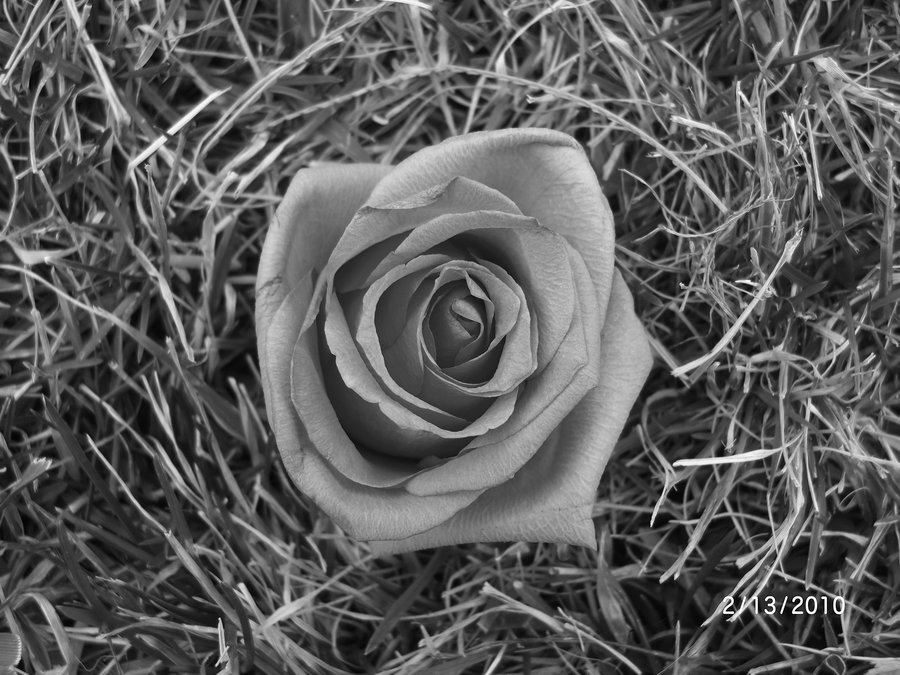
//> input picture task-breakdown-time/data/2 (10th copy).jpg, 900 x 675 px
$ ./Smoothing data/   (built with g++ and OpenCV 4)
//> lines starting //> are read from the running program, lines starting //| are printed output that depends on the picture
#include <stdio.h>
#include <omp.h>
#include <unistd.h>
#include <iostream>
#include <stdlib.h>
#include "opencv2/imgproc.hpp"
#include "opencv2/imgcodecs.hpp"
#include "opencv2/highgui.hpp"
#include <sys/timeb.h>
#include <string>

using namespace std;
using namespace cv;

/// Global Variables
int DELAY_CAPTION = 1500;
int DELAY_BLUR = 100;
int MAX_KERNEL_LENGTH = 31;


char window_name[] = "Smoothing Demo";

/// Function headers
int display_caption( const char* caption );
int display_dst( int delay, Mat image );
int smooth(Mat &src, Mat &dest);
double read_timer();

const int MAX = 255;
const int RED_VALUE = 0;
const int GREEN_VALUE = 1;
const int BLUE_VALUE = 2;
double read_time = 0;
double process_time = 0;
double write_time = 0;

int main( int argc, char ** argv ) {

    cout << " Basic Filter" << endl;
    string pathForFolder= "";
    if (argc < 2) {
        fprintf(stderr, "give a folder containing images for smoothing EX: \"../data\" \n");
        exit(1);
    } else {
        pathForFolder = argv[1];
    }

    cv::String path(pathForFolder+"/*.jpg");//path to files
    vector<cv::String> fn;//data strcuture for files

    Mat image;//declare matrices
    Mat new_image;

    glob(path, fn, true);//preload

    double elapsed_smooth = read_timer();//start timer

    int x,y,z;
#pragma omp parallel num_threads(8)
{
  for(int k=0; k<fn.size(); k++) {
    int thread_id = omp_get_thread_num();
    int num_threads = omp_get_num_threads();
    printf("me: %d  thread:  %d \n", thread_id, num_threads);

    double read_start = read_timer();
#pragma omp single
#pragma omp task depend (out:x)
{
    image = imread(fn[k]);
//> image is the input picture: 675 rows x 900 cols, CV_8UC3; min 0, max 255, mean 92
    if(image.empty()) cout << " file read error" << endl;
}
    double read_end = read_timer();
    read_time += (read_end-read_start);


#pragma omp single
{
    #pragma omp task depend(in:x) depend(out:y) //task2
    {
        new_image = Mat::zeros( image.size(), image.type() );
        double process_start = read_timer();
        for (int i = 1; i < MAX_KERNEL_LENGTH; i = i + 2){
            smooth(image, new_image);
            image = new_image;
        }
//> this loop made 15 passes
//> pass 3, `smooth(image, new_image);`:
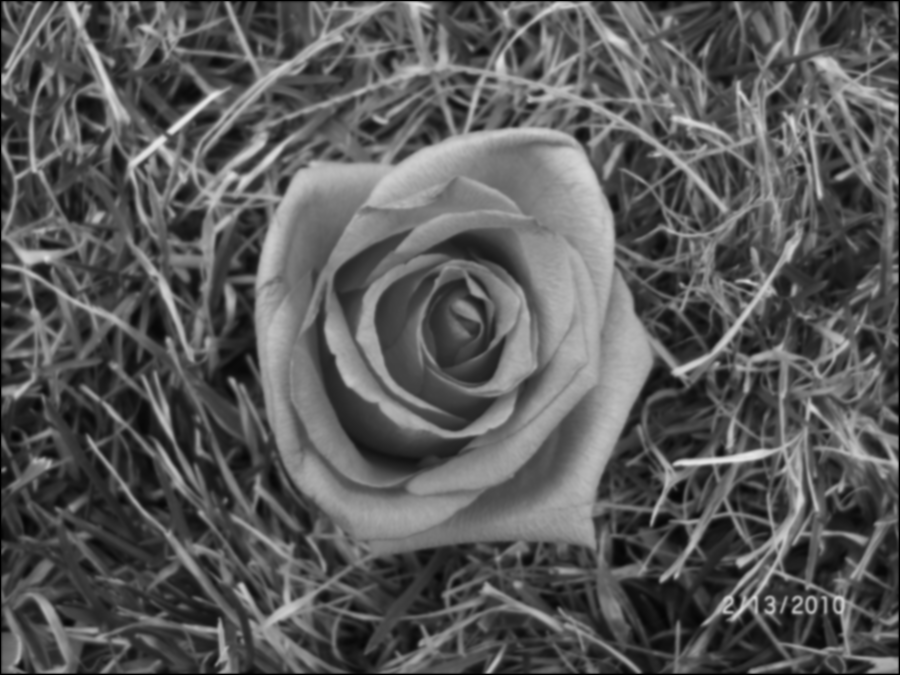
//> image: 675 rows x 900 cols, CV_8UC3; min 0, max 232, mean 89.4
//> after the loop:
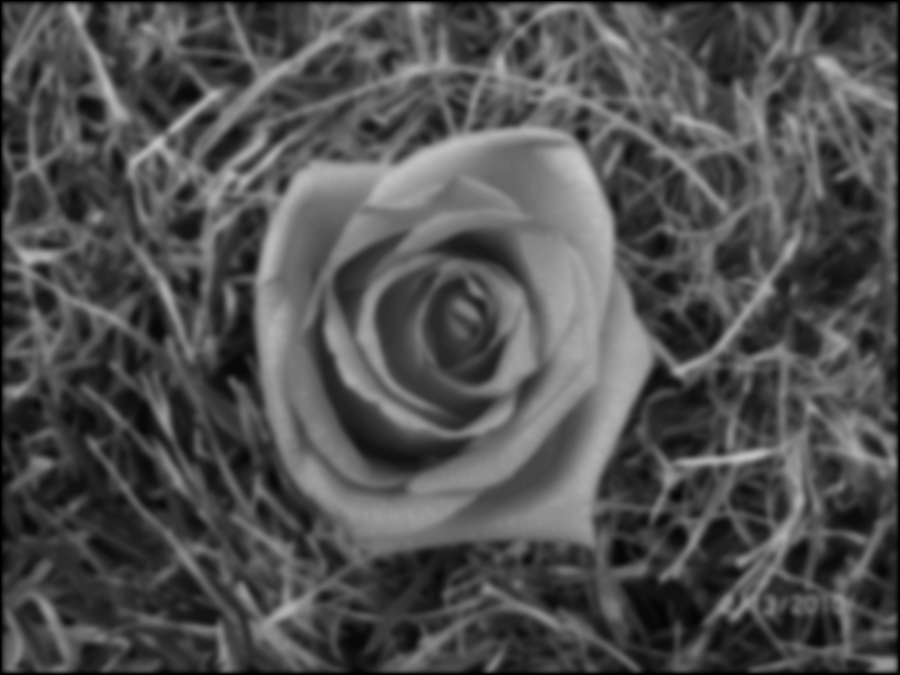
//> image: 675 rows x 900 cols, CV_8UC3; min 0, max 200, mean 79.9
        double process_end = read_timer();
        process_time += (process_end-process_start);
    }
}

    double write_start = read_timer();
#pragma omp single
{
    stringstream ss;//convert image number to string
    ss << k;
    imwrite("../output/" + ss.str() + "out.jpg", new_image);
}
    double write_end = read_timer();
    write_time += (write_end-write_start);
}

}
    elapsed_smooth  = (read_timer() - elapsed_smooth);//end timer


    printf("------------------------------------------------------------------------------------------------------\n");
    printf("Performance:\t\t\tRuntime (ms)\t MOPS \n");
    printf("------------------------------------------------------------------------------------------------------\n");
    printf("mm:\t\t\t\t%4f\t%4f\n",  elapsed_smooth * 1.0e3, (12)*(image.rows-1)*(image.cols-1)*(MAX_KERNEL_LENGTH/2) / (1.0e6 *  elapsed_smooth));
//| mm:				1734.999895	62.862644
    printf("read:\t\t\t\t%4f\t%4f\n",  read_time * 1.0e3, (12)*(image.rows-1)*(image.cols-1)*(MAX_KERNEL_LENGTH/2) / (1.0e6 *  read_time));
//| read:				26.000023	4194.868615
    printf("process:\t\t\t\t%4f\t%4f\n",  process_time * 1.0e3, (12)*(image.rows-1)*(image.cols-1)*(MAX_KERNEL_LENGTH/2) / (1.0e6 *  process_time));
//| process:				1539.999962	70.822521
    printf("write:\t\t\t\t%4f\t%4f\n",  write_time * 1.0e3, (12)*(image.rows-1)*(image.cols-1)*(MAX_KERNEL_LENGTH/2) / (1.0e6 *  write_time));
//| write:				98.000050	1112.924743
return 0;
}

int smooth(Mat &src, Mat &dest)
{

    //my choice of filter
    int lpf_filter_16[3][3] =
    {{1, 2, 1},
     {2, 4, 2},
     {1, 2, 1}};

    int sum = 0, a = 0, b = 0, filterType = 16;
//#pragma omp taskloop simd
#pragma omp taskloop
    for( int y = 1; y < src.rows-1; y++ ) {
        for( int x = 1; x < src.cols-1; x++ ) {
            for( int c = 0; c < 3; c++ ) {
                sum = 0;
                for(a=-1; a<2; a++){
                    for(b=-1; b<2; b++){
                       sum = sum + (src.at<Vec3b>(Point(x+b, y+a)).val[c] * lpf_filter_16[a+1][b+1]);
                    }
                }
                sum = sum/filterType;
                if(sum < 0)   sum = 0;
                if(sum > MAX) sum = MAX;
                dest.at<Vec3b>(Point(x, y)).val[c] = sum;
            }
        }
    }
    return 0;
}

int display_dst( int delay , Mat image)
{
    imshow( "New Image", image);
    int c = waitKey ( delay );
    if( c >= 0 ) { return -1; }
    return 0;
}
/* read timer in second */
double read_timer() {
    struct timeb tm;
    ftime(&tm);
    return (double) tm.time + (double) tm.millitm / 1000.0;
}
